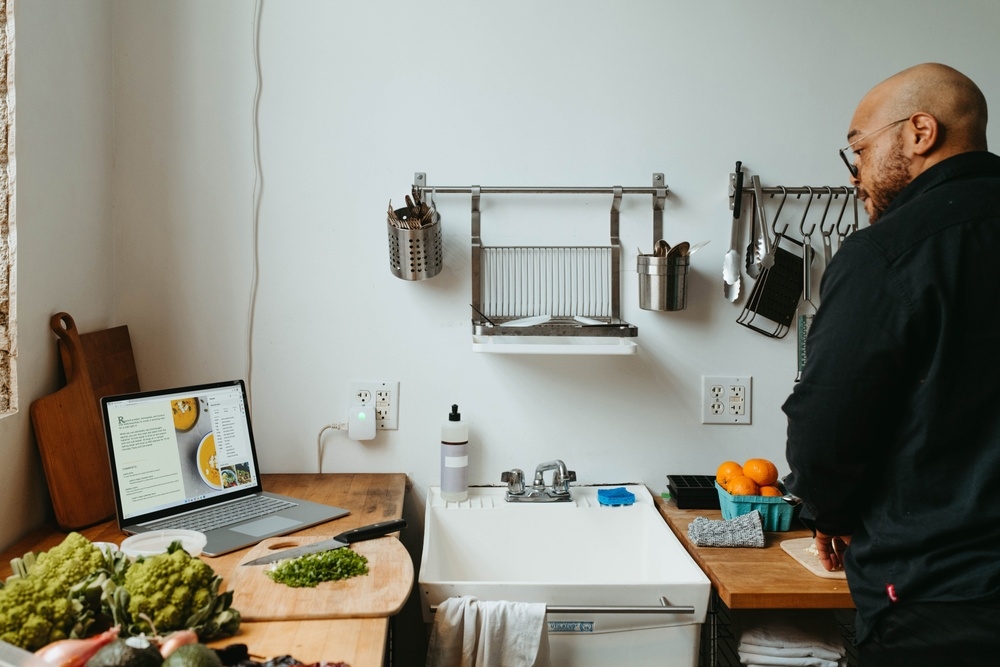
#> input picture test.jpg, 1000 x 667 px, shrunk from 8368 x 5584 before the run
$ jupyter execute Color_Image_to_Black_and_White_by_GauravNV.ipynb
#> lines starting #> are read from the running program, lines starting #| are printed output that depends on the picture
[cell 1]
# importing computer Vision cv library and matplotlib

import cv2 as cv
from matplotlib import pyplot as pt

[cell 2]
# loading the image

image = cv.imread('test.jpg')
#> image is the input picture: shape (667, 1000, 3); mean B, G, R 129.4, 140, 140.5

[cell 3]
def Showimage(title='',image=None,size=10):
#> called with title = 'Original Image', size = 6
  h,w = image.shape[0],image.shape[1]
#> h = 667; w = 1000
  aspect_ratio = w/h
#> aspect_ratio = 1.5
  pt.figure(figsize=(size * aspect_ratio, size))
  pt.title(title)
  pt.imshow(cv.cvtColor(image,cv.COLOR_BGR2RGB))

[cell 4]
Showimage("Original Image",image,6)

[cell 5]
new_image = cv.cvtColor(image,cv.COLOR_BGR2GRAY)
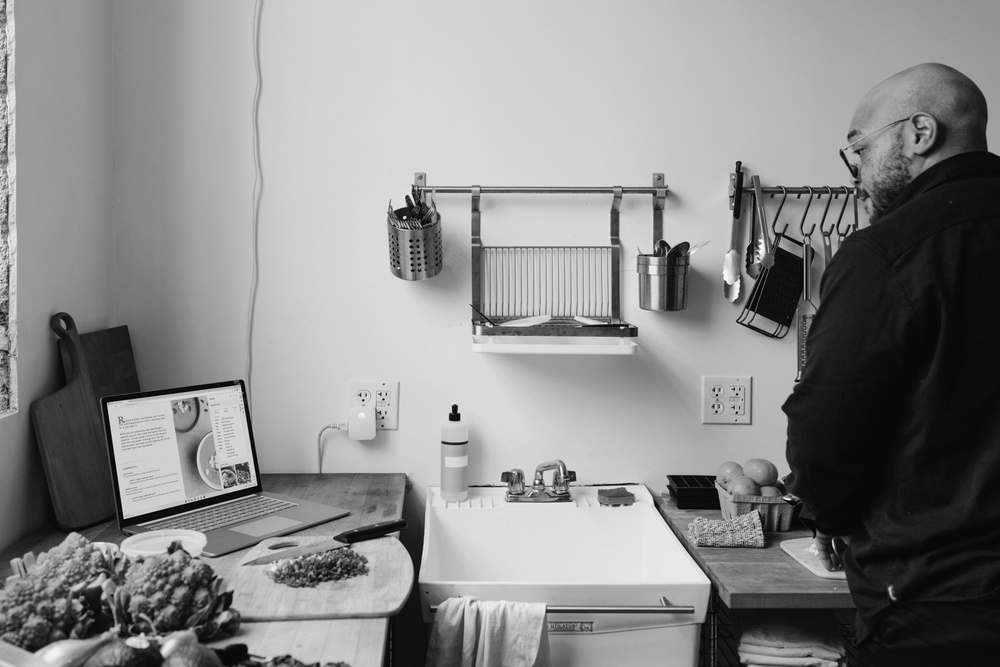
#> new_image: shape (667, 1000); min 0, max 255, mean 138.9
Showimage("Converted image",new_image,6)

[cell 6]
# finally saving the image

cv.imwrite('converte_image.jpg',new_image)
#> Out = True
